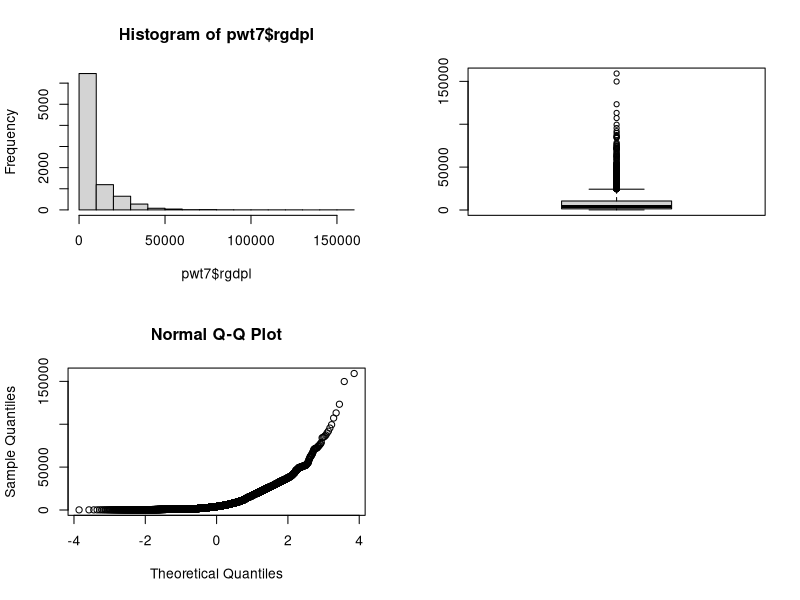

Write R code to recreate this figure.
library(tidyverse)
pwt7 <- read.csv("datasets/pwt70_w_country_names.csv",
                 header = TRUE, stringsAsFactors = FALSE, strip.white = TRUE, na.strings = c("NA", ""))

pwt7

View(pwt7)

pwt7 %>% 
  head(1)

pwt7 %>% 
  tail(1)

pwt7 %>% 
  dim()

pwt7 %>% 
  names()

str(pwt7)

par(mfrow=c(2,2))

hist(pwt7$rgdpl)
boxplot(pwt7$rgdpl)
qqnorm(pwt7$rgdpl)

pwt7$POP[5]

pwt7$POP[pwt7$country == "Afghanistan" & pwt7$year == 1954]
pwt7 %>% 
  filter(country == "Afghanistan" & year == 1954) %>% 
  .$POP

pwt7[5, 4]

pwt7[pwt7$country == "Afghanistan" & pwt7$year == 1954, "POP"]


pwt7 <- pwt7[order(pwt7$country, pwt7$year), ]
pwt7
pwt7 <- pwt7[order(pwt7$country, -pwt7$year), ]
pwt7


pwt7new <- pwt7 %>% select(country, year, rgdpl)

pwt7_tmp1 <- pwt7 %>% select(isocode, year, rgdpl)
pwt7_tmp2 <- pwt7 %>% select(isocode, year, openk)

pwt7_m <- merge(pwt7_tmp1, pwt7_tmp2, by = c("isocode", "year"))
pwt7_m

pwt7_tmp1 %>% 
  left_join(pwt7_tmp2, by = c("isocode", "year"))

pwt7_ip <- pwt7 %>% 
  filter(year %in% c(1950, 1960, 1970, 1980, 1990, 2000) & country %in% c("India", "Pakistan")) %>% 
  select(country, year, rgdpl)
pwt7_ip

pwt7_ip %>% 
  pivot_wider(names_from = country, values_from = rgdpl)

pwt7_ip2 <- pwt7_ip %>% 
  pivot_wider(names_from = country, values_from = rgdpl)

pwt7_ip2 %>% 
  pivot_longer(cols=India:Pakistan, names_to = "country", values_to = "rgdpl") %>% 
  arrange(country, year)

pwt7_nc <- pwt7 %>% filter(isocode != "CH2")
dim(pwt7_nc)
pwt7 %>% filter(isocode == "CH2") %>% 
  .$year

pwt7_dup <- pwt7_ip %>% bind_rows(pwt7_ip %>% filter(country == "India"))
pwt7_dup

pwt7_dup[!duplicated(pwt7_dup %>% select("country", "year")), ]


pwt7 <- pwt7 %>% 
  mutate(income_group = case_when(rgdpl <= 1000 ~ "low_income",
                                  rgdpl > 1000 & rgdpl < 4000 ~ "low_middle",
                                  rgdpl > 4000 & rgdpl < 12000 ~ "up_middle",
                                  rgdpl > 12000 ~ "high_income"))

class(pwt7$income_group)

pwt7 <- pwt7 %>% 
  mutate(income_group = parse_factor(income_group, 
                                     levels = c("low_income", "low_middle", "up_middle", "high_income"), ordered = TRUE))

pwt7 %>% 
  count(income_group)
table(pwt7$income_group)

pwt7 <- pwt7 %>% 
  mutate(income_group2 = case_when(rgdpl <= 1000 ~ 1,
                                   rgdpl > 1000 & rgdpl < 4000 ~ 2,
                                   rgdpl > 4000 & rgdpl < 12000 ~ 3,
                                   rgdpl > 12000 ~ 4))

pwt7 <- pwt7 %>% 
  mutate(income_group2 = factor(income_group2,
                                      labels = c("low_income", "low_middle", "up_middle", "high_income")))

pwt7 <- pwt7 %>% 
  mutate(decade = case_when(year >= 1950 & year < 1960 ~ "1950s", 
                            year >= 1960 & year < 1970 ~ "1960s",
                            year >= 1970 & year < 1980 ~ "1970s",
                            year >= 1980 & year < 1990 ~ "1980s",
                            year >= 1990 & year < 2000 ~ "1990s",
                            year >= 2000 ~ "2000s"))

pwt7 <- pwt7 %>% 
  arrange(country, year) %>% 
  mutate(rgdplead = lead(rgdpl, n = 1L, order_by = country),
         rgdplag = lag(rgdpl, n = 1L, order_by = country),
         growth = (rgdpl-rgdplag)/rgdplag)
  
pwt7_ag <- pwt7 %>% 
  group_by(decade, income_group) %>% 
  summarize(growth_di = mean(growth, na.rm=TRUE)) %>% 
  na.omit(income_group) %>% 
  arrange(income_group)

pwt7_ag

pwt7 <- pwt7 %>% 
  left_join(pwt7_ag, by = c("decade", "income_group"))

pwt7_cs <- pwt7 %>% 
  group_by(isocode, decade) %>% 
  summarize(growth_mean = mean(growth, na.rm = TRUE), openk_mean = mean(openk, na.rm = TRUE), pop_mean = mean(POP, na.rm = TRUE),
            growth_sd = sd(growth, na.rm = TRUE), openk_sd = sd(openk, na.rm = TRUE), pop_sd = sd(POP, na.rm = TRUE))

tail(pwt7_cs, 1)

pwt7 <- pwt7 %>% 
  rename(population = POP)

names(pwt7)

# recode names
pwt7 %>% 
  mutate(isocode = recode(isocode, "CH2"= "CHN"),
         country = recode(country, "China Version 1" = "China")) -> pwt72

pwt7 %>% 
  mutate(isocode = recode(isocode, "CH2"= "CHN"),
         country = recode(country, "China Version 1" = "China"))
pwt7$rgdpl[pwt7$rgdpl == -999] <- NA

library(Hmisc)
label(pwt7)

label(pwt7$isocode) <- "Penn World Table country code"
label(pwt7$rgdpl) <- "PPP Converted GDP Per Capita (Laspeyres) derived from growth rates of c, g, i, at 2006 constant prices"
label(pwt7$openk) <- "Openness at 2006 constant prices in percent"
label(pwt7$population) <- "Population (in thousands)"
label(pwt7$growth) <- "annual economic growth rate, based on RGDPL"

label(pwt7)
